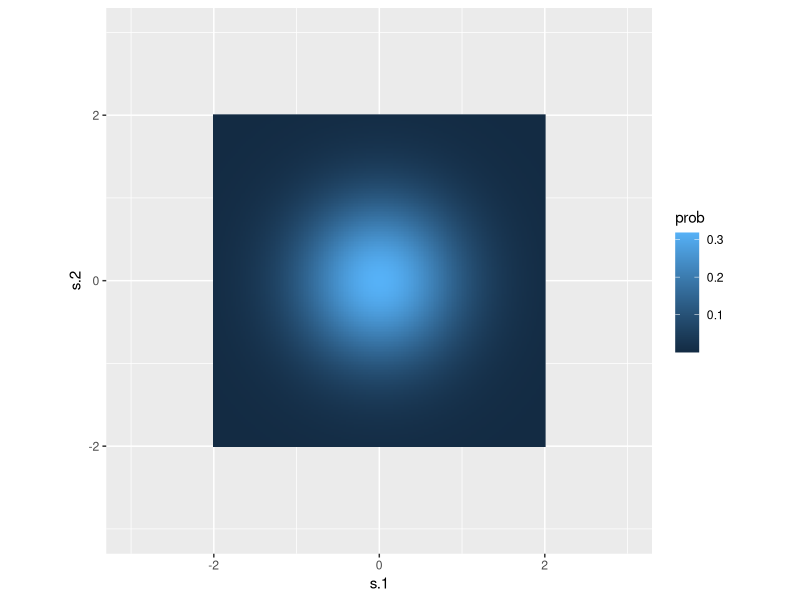

Here is the R script that generated this plot: (Note: this script raises an error after producing the figure.)
# library(MASS)
library(gridExtra)
library(ggplot2)
library(ellipse)
library(plyr)
set.seed(50)
x <- matrix(runif(600, min = -1, max = 1))
f <- function(x, a1, a2){a1 + a2 * x}
noise <- rnorm(600, mean = 0, sd = 0.2)
target <- f(x, a1 = -0.3, a2 = 0.5) + noise

a <- cbind(rep(1, length(x)), x)
solve(t(a) %*%  a) %*% t(a) %*% target
# ginv(a) %*% target
alpha <- 2.0
beta <- 25
S0 <- c(1/alpha,1/alpha) * diag(2)
S0
mode <- c(0,0)
data.grid <- expand.grid(s.1 = seq(-2, 2, length.out=200), s.2 = seq(-2, 2, length.out=200))
q.samp <- cbind(data.grid, prob = mvtnorm::dmvnorm(data.grid, mean = c(0,0), sigma = S0))

plot1 <- ggplot(q.samp, aes(x=s.1, y=s.2)) + 
    geom_raster(aes(fill = prob)) +
    coord_fixed(xlim = c(-3, 3), ylim = c(-3, 3), ratio = 1)


precision <- c(alpha,alpha) + beta * (matrix(a[1,], nrow = 2, ncol = 2)) %*%  t(matrix(a[1,], nrow = 2, ncol = 2))
precision
mode <- ginv(precision) %*% (beta * (matrix(a[1,], nrow = 2, ncol = 2)) %*% matrix(target[1,], nrow = 2))
p.samp <- cbind(data.grid, prob = mvtnorm::dmvnorm(data.grid, mean = mode, sigma = ginv(precision)))
plot2 <- ggplot(p.samp, aes(x=s.1, y=s.2)) + 
    geom_raster(aes(fill = prob)) +
    coord_fixed(xlim = c(-3, 3), ylim = c(-3, 3), ratio = 1)
    
precision <- c(alpha,alpha) + beta * (t(a[1:2,]) %*%  (a[1:2,]))
mode <- ginv(precision) %*% (beta * (t(a[1:2,])) %*% target[1:2,])
p.samp <- cbind(data.grid, prob = mvtnorm::dmvnorm(data.grid, mean = mode, sigma = ginv(precision)))
plot3 <- ggplot(p.samp, aes(x=s.1, y=s.2)) + 
    geom_raster(aes(fill = prob)) +
    coord_fixed(xlim = c(-3, 3), ylim = c(-3, 3), ratio = 1)    
grid.arrange(plot1, plot2, plot3, nrow=2, ncol=2)
# Y = mvrnorm(1000, mu = mode, Sigma = ginv(precision))
# alpha_levels <- seq(0.5, 0.95, by = 0.05)
# contour_data <- ldply(alpha_levels, ellipse, x = ginv(precision), scale = c(1,1), centre = mode)
# sampled_data <- data.frame(X = Y[,1], Y = Y[,2])
# p <- ggplot(data = contour_data, aes(x, y)) + coord_cartesian(xlim= c(-2,2), ylim = c(-2,2))
# p + geom_path()
# precision
